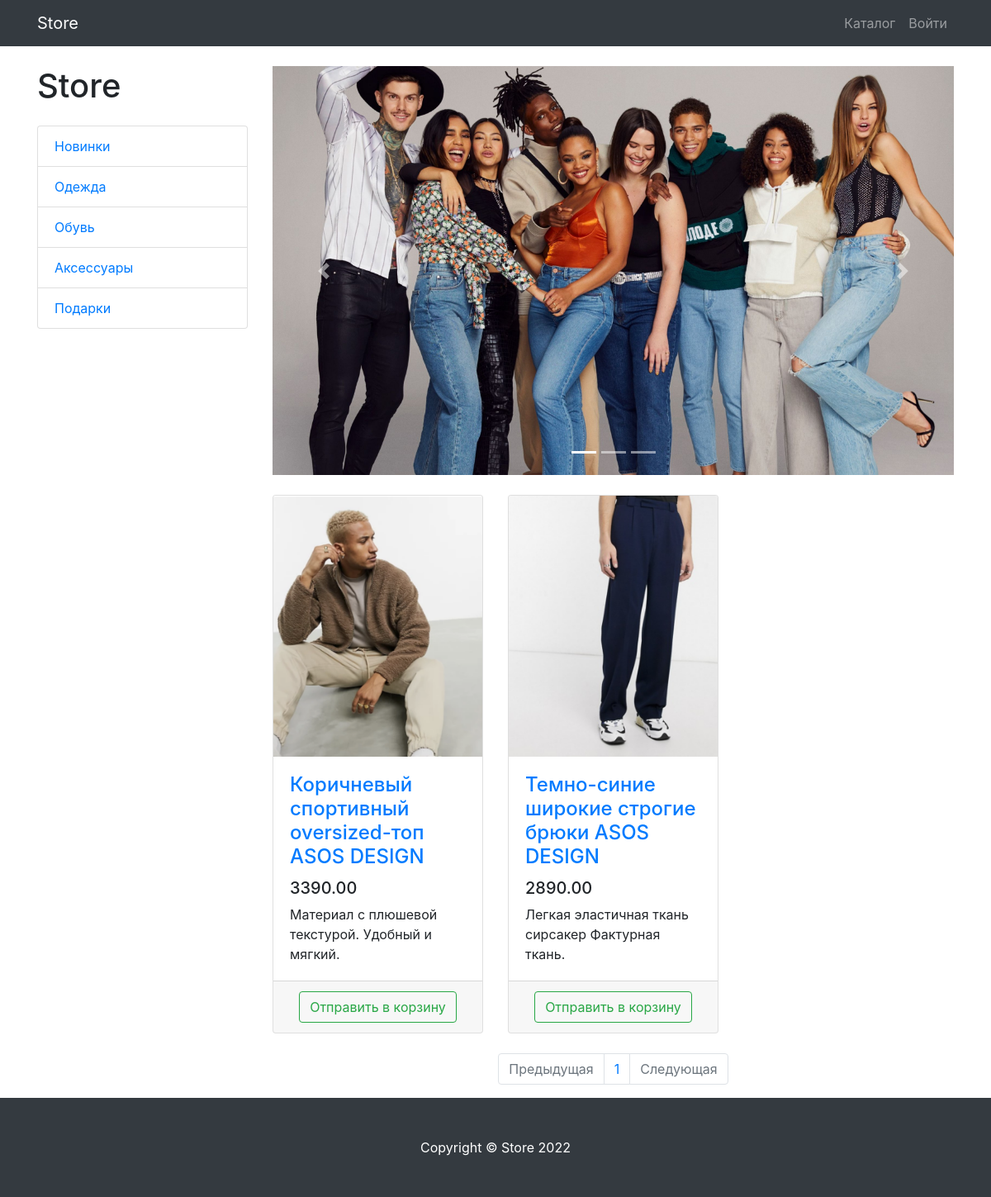
Page /products/category/1/ on the committed database.
### products/models.py (models this page shows, shortened)
class ProductCategory(models.Model):
    name = models.CharField(max_length=128)

class Products(models.Model):
    name = models.CharField(max_length=128)
    descriptions = models.TextField(null=True, blank=True)
    price = models.DecimalField(max_digits=8, decimal_places=2)
    photo = models.ImageField(upload_to='products_images')
    quantity = models.PositiveIntegerField(default=0)
    category = models.ForeignKey(to=ProductCategory, on_delete=models.CASCADE)

### products/views.py (the view)
# urls.py: path('products/', include('products.urls', namespace='products')),
def products(request, category_id=None, page=1):
    products = Products.objects.filter(category_id=category_id) if category_id else Products.objects.all()
    per_page = 3
    paginator = Paginator(products, per_page=per_page)
    products_paginator = paginator.page(page)
    context = {
        'products': products_paginator,
        'category': ProductCategory.objects.all(),
        'category_id': category_id,
    }
    return render(request, 'products/products.html', context)

### products/templates/products/products.html (shortened to what this page needs)
{% extends 'products/main.html' %}
{% load static %}
{% block style %}
   <link href="{% static '/css/products.css' %}" rel="stylesheet">
{% endblock %}
{% block content %}
    <div class="container">
    <div class="row">
        <div class="col-lg-3">
            <h1 class="my-4">Store</h1>
            <div class="list-group">
                {% for ctg in category %}
                    <a href="{% url 'products:category' ctg.id %}" class="list-group-item">{{ ctg.name }}</a>
                {% endfor %}
            </div>
        </div>
        <div class="col-lg-9">
            <div id="carouselExampleIndicators" class="carousel slide my-4" data-ride="carousel">
                <ol class="carousel-indicators">
                    <li data-target="#carouselExampleIndicators" data-slide-to="0" class="active"></li>
                    <li data-target="#carouselExampleIndicators" data-slide-to="1"></li>
                    <li data-target="#carouselExampleIndicators" data-slide-to="2"></li>
                </ol>
                <div class="carousel-inner" role="listbox">
                    <div class="carousel-item active">
                        <img class="d-block img-fluid" src="{% static '/img/slides/slide-1.jpg' %}" alt="First slide">
                    </div>
                </div>
                <a class="carousel-control-prev" href="#carouselExampleIndicators" role="button" data-slide="prev">
                    <span class="carousel-control-prev-icon" aria-hidden="true"></span>
                </a>
                <a class="carousel-control-next" href="#carouselExampleIndicators" role="button" data-slide="next">
                    <span class="carousel-control-next-icon" aria-hidden="true"></span>
                </a>
            </div>
            <div class="row">
                {% for product in products %}
                    <div class="col-lg-4 col-md-6 mb-4">
                    <div class="card h-100">
                        <a href="#">
                            <img class="card-img-top"
                                 src="{{ product.photo.url }}"
                                 alt="">
                        </a>
                        <div class="card-body">
                            <h4 class="card-title">
                                <a href="#">{{ product.name }}</a>
                            </h4>
                            <h5>{{ product.price }}</h5>
                            <p class="card-text">{{ product.descriptions }}</p>
                        </div>
                        <div class="card-footer text-center">
                            <a href="{% url 'products:basket_add' product.id%}">
                                <button type="button" class="btn btn-outline-success" >Отправить в корзину</button>
                            </a>
                        </div>
                    </div>
                    </div>
                {% endfor %}
            </div>
            <nav aria-label="Page navigation example">
                <ul class="pagination justify-content-center">
                    <li class="page-item {% if not products.has_previous %} disabled {% endif %} ">
                        <a class="page-link" href="#" tabindex="-1" aria-disabled="true">Предыдущая</a>
                    </li>
                    {% for page in products.paginator.page_range %}
                        <li class="page-item"><a class="page-link" href="{% if category_id %} {% url 'products:category_page' category_id page %} {% else %}
                        {% url 'products:page' page%} {% endif %}">{{ page }}</a></li>
                    {% endfor %}
                    <li class="page-item {% if not products.has_next %} disabled {% endif %}">
                        <a class="page-link" href="#">Следующая</a>
                    </li>
                </ul>
            </nav>
        </div>
    </div>
</div>
{% endblock %}
{% block footer %}
    <footer class="py-5 bg-dark">
    <div class="container">
        <p class="m-0 text-center text-white">Copyright &copy; Store 2022</p>
    </div>
</footer>
{% endblock %}

### static/css/products.css (style rules this page uses)
body { padding-top: 56px; }

### rows in the picture
ProductCategory: name "Новинки"
ProductCategory: name "Одежда"
ProductCategory: name "Обувь"
ProductCategory: name "Аксессуары"
ProductCategory: name "Подарки"
Products: photo (picture), name "Коричневый спортивный oversized-топ ASOS DESIGN", price "3390.00", descriptions "Материал с плюшевой текстурой. Удобный и мягкий."
Products: photo (picture), name "Темно-синие широкие строгие брюки ASOS DESIGN", price "2890.00", descriptions "Легкая эластичная ткань сирсакер Фактурная ткань."

### other values in the picture
{{ page }} "1"
